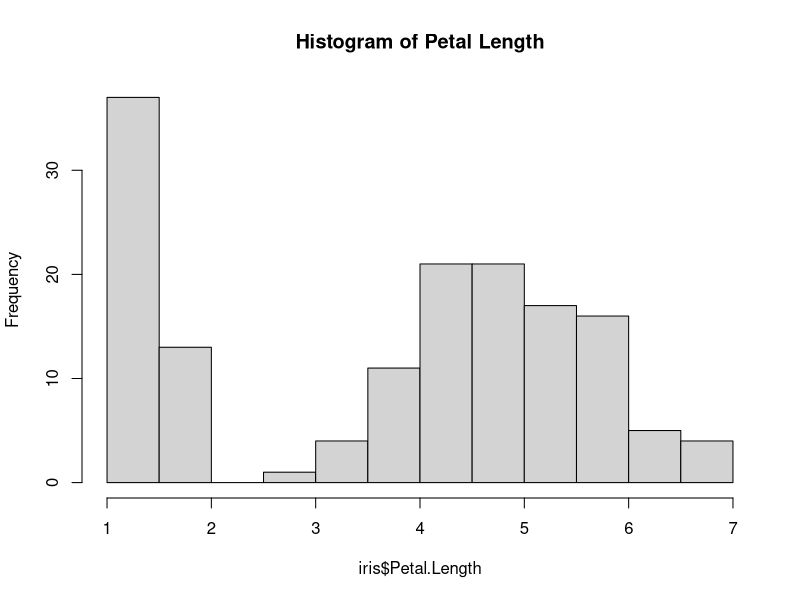
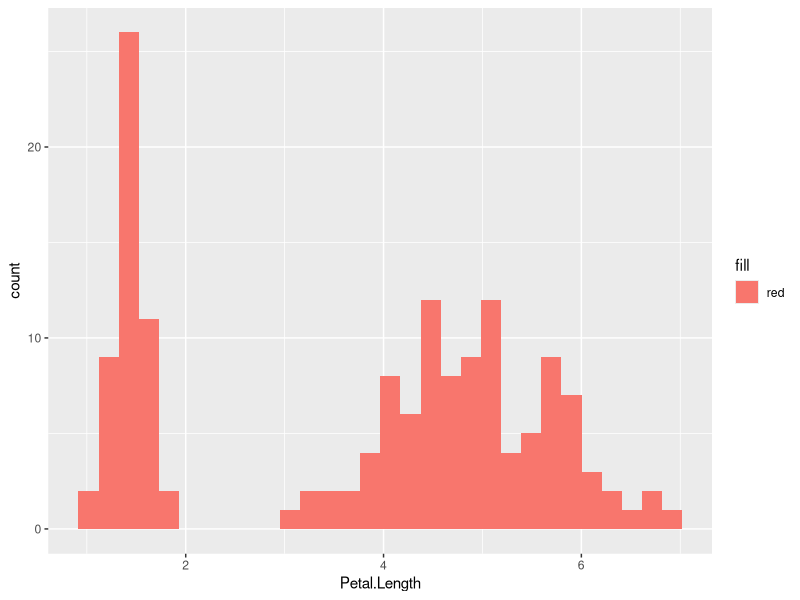
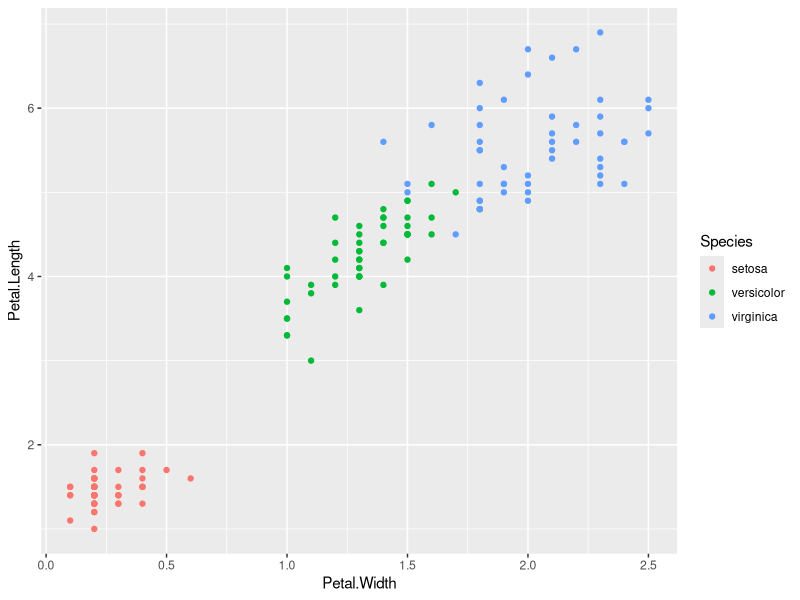

Generate these figures, in order, with R:

data(iris) #Loading the Iris data
?mean # accessing the help for mean function
petal_length_mean <- mean(iris$Petal.Length) # calculating the mean and assigning to the object 
petal_length_mean # printing the
hist(iris$Petal.Length , main="Histogram of Petal Length")


#install.packages("ggplot2") 
library(ggplot2) #Loading the library ggplot2
?geom_histogram #Accessing the help for geom histogram
ggplot(data=iris,aes(Petal.Length ,fill="red"))+geom_histogram() #Geom histogram for Iris dataset for petal.length variable.
summary(iris)

ggplot(data=iris,aes(Petal.Width,Petal.Length,color=Species))+geom_point()
?plot
